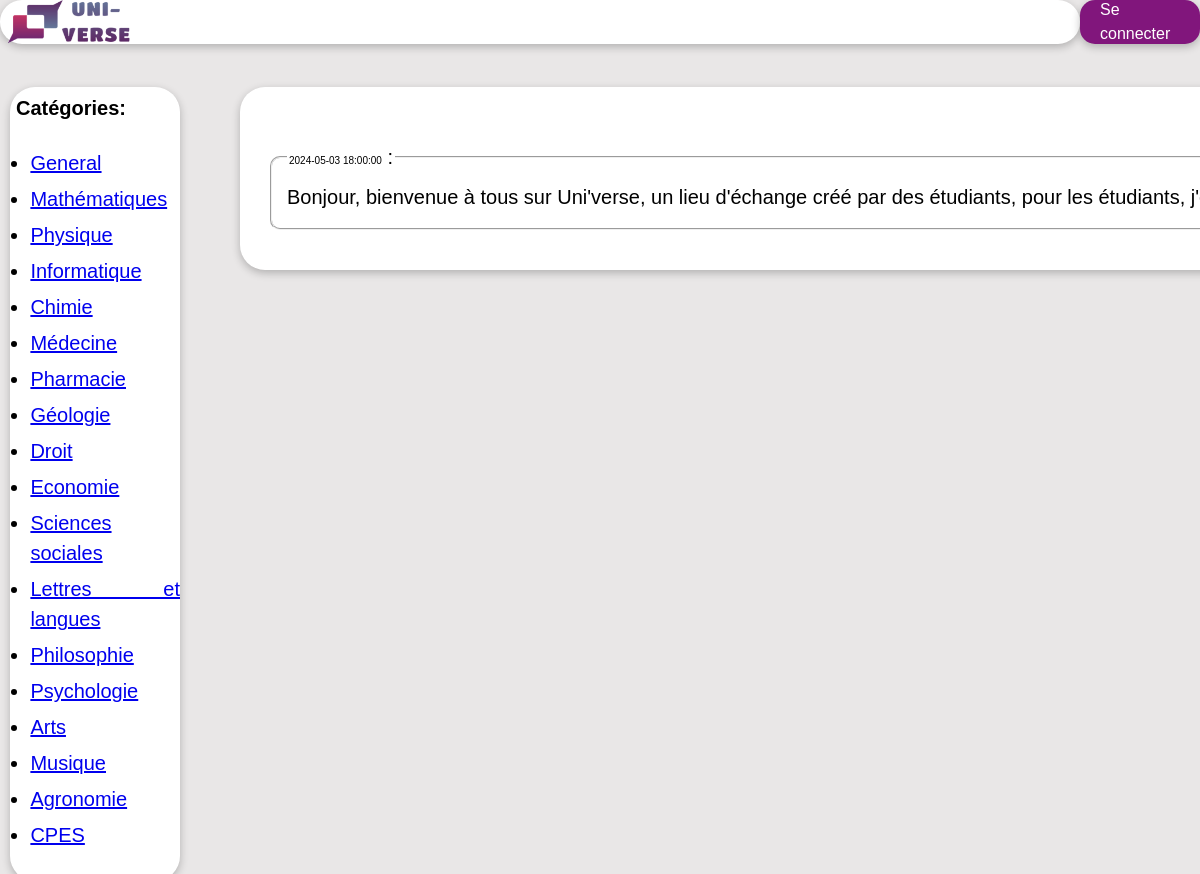
Before: / with the older database file.
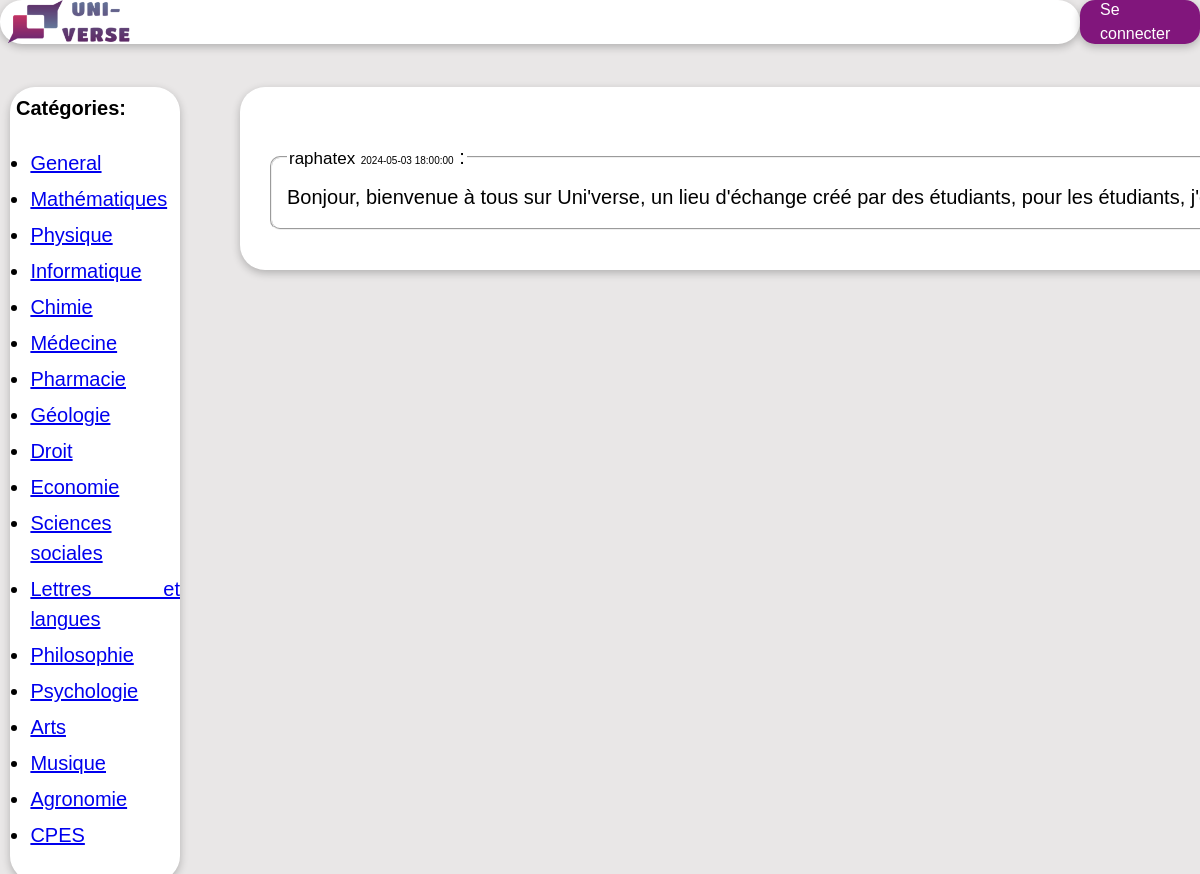
After: the same page with the newer database file.
### tables this page shows
CREATE TABLE `messages` (
  `id` int(11) NOT NULL,  
  `user` varchar(255) NOT NULL,
  `message` text NOT NULL,
  `category` varchar(255) NOT NULL,
  `date` datetime NOT NULL,
  `user_id` int(11) NOT NULL
);

### index.php (the view, shortened to what this page needs)
<?php
include 'bdd.php';
if(isset($_GET['categorie'])){
  $page = $_GET['categorie'];
}
else{
  $page = 'general';
}
$get_messages = $bdd->query("SELECT `user`,`message`,`date` FROM `messages` WHERE `category`='$page' ORDER BY `id` DESC");
?>
<!DOCTYPE html>
<link href="main.css" rel="stylesheet" media="all" />
<html lang="fr">
  <head>
  </head>
  <body>
    <div class="container">
      <div class="parent">
        <div class="haut">
          <div class="logo">
            <img class="image_logo" src="Logo_Uni-verse.png" alt="Uni'Verse" />
          </div>
        </div>
        <div class="messages">
          <div id="message">
            <?php
            if (isset($_SESSION['connecte']) or $page == 'general'){
              while ($messages = $get_messages->fetch()) {
                ?>
                <fieldset class="users_messages">
                <legend><span class="username">
                <?php
                echo "$messages[0]</span>";
                ?>
                <span class="date">
                <?php
                echo "$messages[2]</span> :</legend>";
                echo "<pre>$messages[1]</pre>";
                ?>
                </fieldset>
                <?php
              }
            }
            else{
              echo "Vous devez être connecté pour visionner ces messages.";
            }
            ?>
          </div>
        </div>
        <div class="gauche">
          <h2 class="titre_catégories">Catégories:</h2>
          <ul class="liste_catégories" style="font-size: 25px">
            <li class="element_liste_catégories">
              <a href="index.php">General</a>
            </li>
            <li class="element_liste_catégories">
              <a href="index.php?categorie=maths">Mathématiques</a>
            </li>
            <li class="element_liste_catégories">
              <a href="index.php?categorie=physique">Physique</a>
            </li>
            <li class="element_liste_catégories">
              <a href="index.php?categorie=informatique">Informatique</a>
            </li>
            <li class="element_liste_catégories">
              <a href="index.php?categorie=chimie">Chimie</a>
            </li>
            <li class="element_liste_catégories">
              <a href="index.php?categorie=medecine">Médecine</a>
            </li>
            <li class="element_liste_catégories">
              <a href="index.php?categorie=pharmacie">Pharmacie</a>
            </li>
            <li class="element_liste_catégories">
              <a href="index.php?categorie=geologie">Géologie</a>
            </li>
            <li class="element_liste_catégories">
              <a href="index.php?categorie=droit">Droit</a>
            </li>
            <li class="element_liste_catégories">
              <a href="index.php?categorie=economie">Economie</a>
            </li>
            <li class="element_liste_catégories">
              <a href="index.php?categorie=ss">Sciences sociales</a>
            </li>
            <li class="element_liste_catégories">
              <a href="index.php?categorie=ll">Lettres et langues</a>
            </li>
            <li class="element_liste_catégories">
              <a href="index.php?categorie=philosophie">Philosophie</a>
            </li>
            <li class="element_liste_catégories">
              <a href="index.php?categorie=psychologie">Psychologie</a>
            </li>
            <li class="element_liste_catégories">
              <a href="index.php?categorie=arts">Arts</a>
            </li>
            <li class="element_liste_catégories">
              <a href="index.php?categorie=musique">Musique</a>
            </li>
            <li class="element_liste_catégories">
              <a href="index.php?categorie=agronomie">Agronomie</a>
            </li>
            <li class="element_liste_catégories">
              <a href="index.php?categorie=cpes">CPES</a>
            </li>
          </ul>
        </div>
        <?php
          if (isset($_SESSION['connecte'])){
            ?>
            <a href="profile.php" class="connection"><?php echo $_SESSION['username'];?></a>
            <?php
          }
          else{
            ?>
            <a href="login.php" class="connection">Se connecter</a>
            <?php
          }
        ?>
        <div class="espace-haut"></div>
      </div>
    </div>
  </body>
</html>

### main.css (style rules this page uses)
body { margin: 0; padding: 0; overflow: hidden; background-color: rgb(233, 231, 231); font-family: Arial, Helvetica, sans-serif; line-height: 1.5; }
.container { height: 100vh; overflow: auto; }
.parent { display: grid; grid-template-columns: 15% 5% 70% 10%; grid-template-rows: auto 1fr auto; }
.titre_catégories { margin:0.5vw; font-size: 20px ; overflow:hidden }
.liste_catégories { padding-left: 1.7vw; overflow:auto ; }
.element_liste_catégories { padding-bottom:0.5vw ; font-size: 20px; text-align: justify; }
#message { background-color: white; border-radius: 20px; padding: 15px; margin-top: 15px; text-align: justify; overflow: auto; }
.users_messages { font-size: 20px; margin: 10px 0px; border-radius: 10px; color: rgb(0, 0, 0); width: fit-content; height: fit-content; }
.date { font-size: 10px; }
.username { font-size: 17px; }
pre { margin: 3px 0px; font-family: Arial, Helvetica, sans-serif; }
.haut, .gauche, .messages { border-radius: 25px; background-color: white; box-shadow: rgba(0, 0, 0, 0.24) 0px 3px 8px; }
.haut { height: 5vh; grid-row: 1; grid-column: 1 / 4; display: grid; grid-template-columns: 50% 50%; grid-template-rows:5vh; }
.connection { display: flex; flex-direction: row; align-items: center; margin: auto; padding: 0px 20px; background: rgb(129, 22, 124); color: white; border-radius: 15px; box-shadow: rgba(0, 0, 0, 0.24) 0px 3px 8px; height: 5vh; width: fit-content; grid-row: 1; grid-column: 4; cursor: pointer; text-decoration: none; }
.image_logo { height: 100%; width: auto; }
.gauche { margin-left: 10px; grid-row: 3; grid-column: 1; height: fit-content; }
.messages { min-width: 60vw; width: fit-content; height: fit-content; grid-row: 3; grid-column: 3; padding: 15px; }
.espace-haut { display: block; height: 5vh; grid-row: 2; grid-column: 1/5; }

Changed rows visible on the page:
changed messages: user (not shown) → "raphatex"
